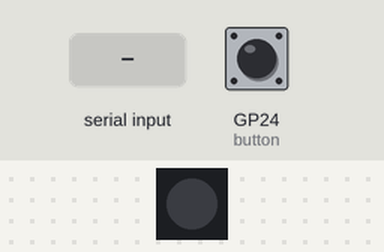
A program run on a simulated Raspberry Pi Pico running MicroPython. Parts: 1 RGB LEDs in strip order, left to right. The test bench sets the inputs (shaded band); at power-on: GP24 (button) HIGH. Random numbers come from a fixed seed; what the program prints to the serial console is not drawn.

Above: at 1.2 s.
1.3 s: "0" typed at the serial console, then Enter
2.8 s: GP24 (button) pulled LOW for 0.15 s
At 3.6 s:
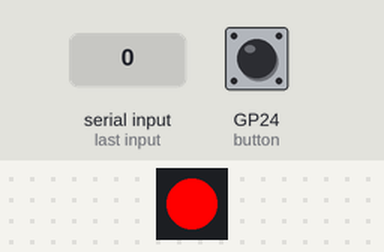
Timing chart, 0 to 5.8 s (numbered marks = the images above; inputs shaded):
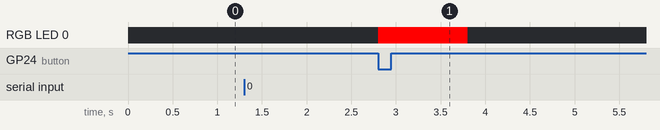

Measured:
- after the input at 1.3 s, every drawn part: stays the same
- after the input at 2.8 s, RGB LED 0: off → RGB(255, 0, 0) at once, → off 1.0 s later

The program:

Division_Tests.py
```python
from machine import Pin
import neopixel
import time
import random
import sys

# Настройка кнопки (GPIO 24) и светодиодов WS2812 (GPIO 23)
button = Pin(24, Pin.IN, Pin.PULL_UP)
num_leds = 1
np = neopixel.NeoPixel(Pin(23), num_leds)

# Функция для изменения цвета светодиодов
def show_color(color):
    for i in range(num_leds):
        np[i] = color
    np.write()

# Функция объяснения деления с псевдографикой
def explain_division():
    print("                                        ")
    print(" 📢 ОПРЕДЕЛЕНИЕ:                        ")
    print("┌──────────────────────────────────────┐")
    print("│ Деление — это операция, которая      │")
    print("│ определяет, сколько раз одно число   │")
    print("│ содержится в другом. Например:       │")
    print("│                                      │")
    print("│  6 ÷ 2 = 3                           │")
    print("└──────────────────────────────────────┘\n")
    print("Теперь попробуем поделить два числа!\n")

# Функция генерации примера
def generate_problem():
    b = random.randint(1, 9)  # Генерируем случайное делитель (от 1 до 9)
    a = b * random.randint(1, 9)  # Генерируем числитель, который делится на b
    correct_answer = a // b  # Ответ на деление (целочисленное деление)
    return a, b, correct_answer

# Функция проверки ответа с кнопкой
def check_answer():
    while True:
        a, b, correct_answer = generate_problem()
        print(f"\nРешите пример: {a} ÷ {b} = ?")

        try:
            user_answer = int(input("Введите ваш ответ: "))
        except ValueError:
            print("❌ Ошибка: Введите число!")
            continue

        print("Нажмите кнопку для проверки ответа...")

        while button.value():  # Ждём нажатия кнопки
            time.sleep(0.1)

        if user_answer == correct_answer:
            print("✅ Правильно!")
            show_color((0, 255, 0))  # Зеленый цвет
        else:
            print(f"❌ Ошибка! Правильный ответ: {correct_answer}")
            show_color((255, 0, 0))  # Красный цвет

        time.sleep(1)  # Даем время посмотреть результат
        show_color((0, 0, 0))  # Выключаем светодиоды
        print("\nСледующий пример...\n")

# Пояснение примера
def explain_problem(a, b, correct_answer):
    print(f"Пример {a} ÷ {b}:")
    print(f"Делим число {a} на {b}.")
    print(f"Задача заключается в том, чтобы узнать, сколько раз {b} входит в число {a}.")

    # Объяснение через последовательное вычитание
    quotient = 0
    remainder = a
    print(f"Мы будем вычитать {b} из {a} до тех пор, пока это возможно.")
    while remainder >= b:
        remainder -= b
        quotient += 1
    print(f"После {quotient} вычитаний остаток равен {remainder}.")
    print(f"Итак, {a} ÷ {b} = {quotient} с остатком {remainder}.")

    if remainder == 0:
        print(f"Ответ: {quotient}, остатка нет.")
    else:
        print(f"Ответ: {quotient} с остатком {remainder}.")

# Основная программа
explain_division()  # Объясняем деление
check_answer()  # Запускаем тесты

# Добавление возможности выхода по Ctrl+C
try:
    while True:
        pass
except KeyboardInterrupt:
    print("\nВыход из программы по Ctrl+C.")
    show_color((0, 0, 0))  # Выключаем светодиоды перед выходом
    sys.exit()
```
